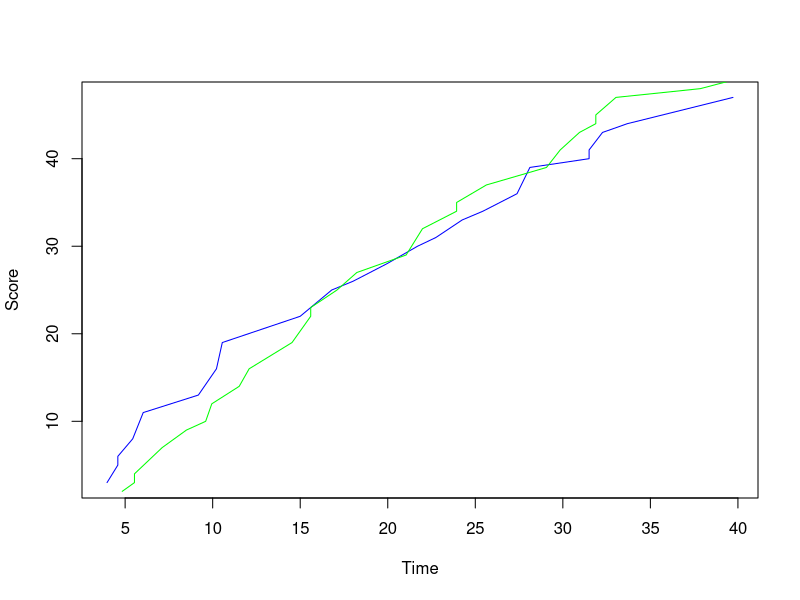

Write the R code that produced this figure.
##set wd##
setwd("C:/Users/matth/Desktop/Intro_to_Biocomputing/BioComp_Tutorial10")

###problem 1###
#upload table
table <- read.table(file="UWvMSU_1-22-13.txt", header=TRUE, stringsAsFactors=FALSE) 
#pre-allocate variables
uwscore <- 0
msuscore <- 0
uwx <- vector(mode="list")
uwy <- vector(mode="list")
msux <- vector(mode="list")
msuy <- vector(mode="list")
#make lists with score over time
for (i in 1:nrow(table)){
  if (table$team[i]=="UW"){
  uwscore <- uwscore + table[i,3]
  uwx <- c(uwx,table[i,1])
  uwy <- c(uwy, uwscore)
  }
  else{
    msuscore <- msuscore+table[i,3]
    msux <- c(msux,table[i,1])
    msuy <- c(msuy, msuscore)
  }
}
#make plots of lists
plot(uwx,uwy,type="l",col="blue",xlab="Time",ylab="Score",)
lines(msux,msuy,type="l",col="green")

###problem 2###
#create number set
numberset <- 1:100
#generate random number
answer <- sample(numberset,1)

#the game itself!#
for (i in 1:10){
  #makes the game 10 rounds long
  if (i<=10){
    guess <- readline(prompt="Guess")
    #if you guess it right, announces that and ends game
    if (guess==answer){
      print("you win!")
      break
    #if you guess low, says higher
    }else if (guess<answer){print("higher")
    #if you guess high, says lower
    }else{print("lower")}
    #if it ends after 10 rounds, make you feel bad
  }else{print("better luck next time :(")}
}
